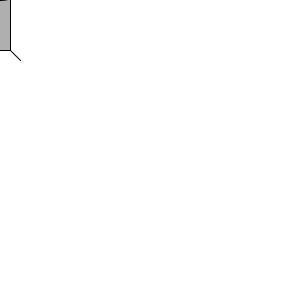
Frame 1 (no input)
Frame 60 (the mouse pressed at the canvas centre just before this capture): identical to frame 1, image omitted
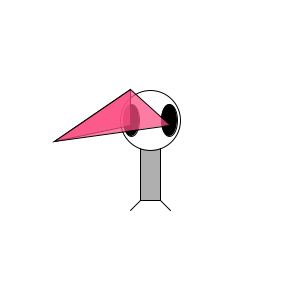
Frame 120 (the mouse held since frame 60 and released just before this capture)

The Processing sketch that drew these frames (run headless with seeded random() and noise(); from frame 60 on, the mouse is pressed at the canvas centre):

// Processing sketch: processing_93171
// ── processing_93171.pde

float r = 100;
float g = 150;
float b = 200;
float a = 200;

float x1 = 100;
float y1 = 100;
float x2 = 100;
float y2 = 100;
float x3 = 100;
float y3 = 100;

void setup() {
  size(300, 300);
  smooth();
  frameRate(12);
}

void draw() {
  stroke(0);
  background(255);
  fill(r, g, b, a);
  
  ellipseMode(CENTER);
  rectMode(CENTER);

// Zoog's body  
   stroke(0);  
   fill(175);  
   rect(mouseX, mouseY, 20, 100);  
        
// Zoog's head
   fill(255);  
   ellipse(mouseX, mouseY-30, 60, 60); 
        
// Zoog's eyes
   fill(0);
   ellipse(mouseX-19, mouseY-30, 16, 32);
   ellipse(mouseX+19, mouseY-30, 16, 32);
 
// Zoog's legs 
   stroke(0); 
   line(mouseX-10, mouseY+50, mouseX-20, mouseY+60); 
   line(mouseX+10, mouseY+50, mouseX+20, mouseY+60); 
  
//Triangles
  x1 = random(0, 200);
  y1 = random(0, 150);
  x2 = random(0, 200);
  y2 = random(0, 150);
  x3 = random(0, 200);
  y3 = random(0, 150);
  
  fill(r, g, b, a);
  r = random(0, 255);
  g = random(0, 255);
  b = random(0, 255);
  a = random(0, 255);
  
  if(mousePressed) {
  triangle(mouseX-20, mouseY-25, x2, y2, x3, y3);
  triangle(mouseX+20, mouseY-25, x2, y2, x3, y3);
  }
}
